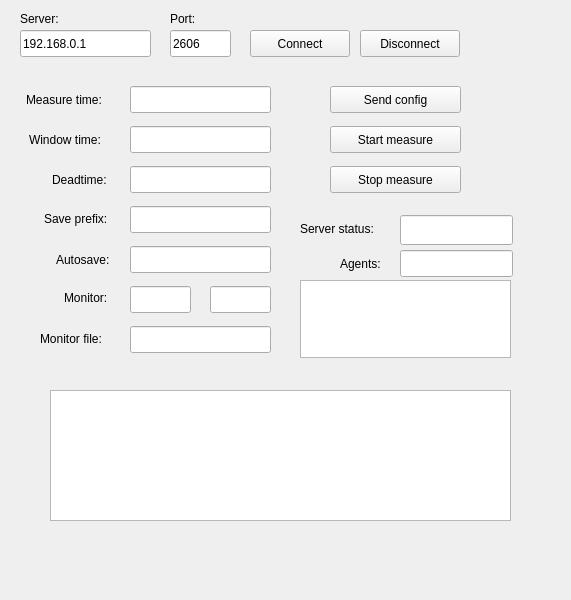
<?xml version="1.0" encoding="UTF-8"?>
<ui version="4.0">
 <class>mainWindow</class>
 <widget class="QMainWindow" name="mainWindow">
  <property name="geometry">
   <rect>
    <x>0</x>
    <y>0</y>
    <width>571</width>
    <height>600</height>
   </rect>
  </property>
  <property name="sizePolicy">
   <sizepolicy hsizetype="Fixed" vsizetype="Fixed">
    <horstretch>0</horstretch>
    <verstretch>0</verstretch>
   </sizepolicy>
  </property>
  <property name="windowTitle">
   <string>ATMD-GPX Control</string>
  </property>
  <widget class="QWidget" name="centralWidget">
   <widget class="QLineEdit" name="server_address">
    <property name="geometry">
     <rect>
      <x>20</x>
      <y>30</y>
      <width>131</width>
      <height>27</height>
     </rect>
    </property>
    <property name="text">
     <string>192.168.0.1</string>
    </property>
   </widget>
   <widget class="QPushButton" name="connect_button">
    <property name="geometry">
     <rect>
      <x>250</x>
      <y>30</y>
      <width>100</width>
      <height>27</height>
     </rect>
    </property>
    <property name="text">
     <string>Connect</string>
    </property>
   </widget>
   <widget class="QLabel" name="label">
    <property name="geometry">
     <rect>
      <x>20</x>
      <y>10</y>
      <width>67</width>
      <height>17</height>
     </rect>
    </property>
    <property name="text">
     <string>Server:</string>
    </property>
   </widget>
   <widget class="QLineEdit" name="measure_time">
    <property name="geometry">
     <rect>
      <x>130</x>
      <y>86</y>
      <width>141</width>
      <height>27</height>
     </rect>
    </property>
    <property name="text">
     <string/>
    </property>
   </widget>
   <widget class="QLabel" name="label_2">
    <property name="geometry">
     <rect>
      <x>26</x>
      <y>91</y>
      <width>101</width>
      <height>17</height>
     </rect>
    </property>
    <property name="text">
     <string>Measure time:</string>
    </property>
   </widget>
   <widget class="QLineEdit" name="window_time">
    <property name="geometry">
     <rect>
      <x>130</x>
      <y>126</y>
      <width>141</width>
      <height>27</height>
     </rect>
    </property>
    <property name="text">
     <string/>
    </property>
   </widget>
   <widget class="QLabel" name="label_3">
    <property name="geometry">
     <rect>
      <x>29</x>
      <y>131</y>
      <width>101</width>
      <height>17</height>
     </rect>
    </property>
    <property name="text">
     <string>Window time:</string>
    </property>
   </widget>
   <widget class="QLineEdit" name="deadtime">
    <property name="geometry">
     <rect>
      <x>130</x>
      <y>166</y>
      <width>141</width>
      <height>27</height>
     </rect>
    </property>
    <property name="text">
     <string/>
    </property>
   </widget>
   <widget class="QLabel" name="label_4">
    <property name="geometry">
     <rect>
      <x>52</x>
      <y>171</y>
      <width>81</width>
      <height>17</height>
     </rect>
    </property>
    <property name="text">
     <string>Deadtime:</string>
    </property>
   </widget>
   <widget class="QLineEdit" name="save_prefix">
    <property name="geometry">
     <rect>
      <x>130</x>
      <y>206</y>
      <width>141</width>
      <height>27</height>
     </rect>
    </property>
    <property name="text">
     <string/>
    </property>
   </widget>
   <widget class="QLabel" name="label_5">
    <property name="geometry">
     <rect>
      <x>44</x>
      <y>211</y>
      <width>81</width>
      <height>16</height>
     </rect>
    </property>
    <property name="text">
     <string>Save prefix:</string>
    </property>
   </widget>
   <widget class="QLineEdit" name="autosave_count">
    <property name="geometry">
     <rect>
      <x>130</x>
      <y>246</y>
      <width>141</width>
      <height>27</height>
     </rect>
    </property>
    <property name="text">
     <string/>
    </property>
   </widget>
   <widget class="QLabel" name="label_6">
    <property name="geometry">
     <rect>
      <x>56</x>
      <y>251</y>
      <width>71</width>
      <height>17</height>
     </rect>
    </property>
    <property name="text">
     <string>Autosave:</string>
    </property>
   </widget>
   <widget class="QLabel" name="label_7">
    <property name="geometry">
     <rect>
      <x>64</x>
      <y>289</y>
      <width>61</width>
      <height>17</height>
     </rect>
    </property>
    <property name="text">
     <string>Monitor:</string>
    </property>
   </widget>
   <widget class="QLineEdit" name="monitor_save">
    <property name="geometry">
     <rect>
      <x>130</x>
      <y>286</y>
      <width>61</width>
      <height>27</height>
     </rect>
    </property>
    <property name="text">
     <string/>
    </property>
   </widget>
   <widget class="QLineEdit" name="monitor_count">
    <property name="geometry">
     <rect>
      <x>210</x>
      <y>286</y>
      <width>61</width>
      <height>27</height>
     </rect>
    </property>
    <property name="text">
     <string/>
    </property>
   </widget>
   <widget class="QLineEdit" name="monitor_name">
    <property name="geometry">
     <rect>
      <x>130</x>
      <y>326</y>
      <width>141</width>
      <height>27</height>
     </rect>
    </property>
    <property name="text">
     <string/>
    </property>
   </widget>
   <widget class="QLabel" name="label_8">
    <property name="geometry">
     <rect>
      <x>40</x>
      <y>330</y>
      <width>81</width>
      <height>17</height>
     </rect>
    </property>
    <property name="text">
     <string>Monitor file:</string>
    </property>
   </widget>
   <widget class="QPushButton" name="disconnect_button">
    <property name="geometry">
     <rect>
      <x>360</x>
      <y>30</y>
      <width>100</width>
      <height>27</height>
     </rect>
    </property>
    <property name="text">
     <string>Disconnect</string>
    </property>
   </widget>
   <widget class="QPushButton" name="start_button">
    <property name="geometry">
     <rect>
      <x>330</x>
      <y>126</y>
      <width>131</width>
      <height>27</height>
     </rect>
    </property>
    <property name="text">
     <string>Start measure</string>
    </property>
   </widget>
   <widget class="QPushButton" name="stop_button">
    <property name="geometry">
     <rect>
      <x>330</x>
      <y>166</y>
      <width>131</width>
      <height>27</height>
     </rect>
    </property>
    <property name="text">
     <string>Stop measure</string>
    </property>
   </widget>
   <widget class="QPushButton" name="config_button">
    <property name="geometry">
     <rect>
      <x>330</x>
      <y>86</y>
      <width>131</width>
      <height>27</height>
     </rect>
    </property>
    <property name="text">
     <string>Send config</string>
    </property>
   </widget>
   <widget class="QPlainTextEdit" name="command_log">
    <property name="geometry">
     <rect>
      <x>50</x>
      <y>390</y>
      <width>461</width>
      <height>131</height>
     </rect>
    </property>
   </widget>
   <widget class="QLineEdit" name="server_port">
    <property name="geometry">
     <rect>
      <x>170</x>
      <y>30</y>
      <width>61</width>
      <height>27</height>
     </rect>
    </property>
    <property name="text">
     <string>2606</string>
    </property>
    <property name="frame">
     <bool>true</bool>
    </property>
   </widget>
   <widget class="QLabel" name="label_9">
    <property name="geometry">
     <rect>
      <x>170</x>
      <y>10</y>
      <width>67</width>
      <height>17</height>
     </rect>
    </property>
    <property name="text">
     <string>Port:</string>
    </property>
   </widget>
   <widget class="QLabel" name="label_10">
    <property name="geometry">
     <rect>
      <x>300</x>
      <y>220</y>
      <width>91</width>
      <height>17</height>
     </rect>
    </property>
    <property name="text">
     <string>Server status:</string>
    </property>
   </widget>
   <widget class="QLineEdit" name="status_label">
    <property name="geometry">
     <rect>
      <x>400</x>
      <y>215</y>
      <width>113</width>
      <height>30</height>
     </rect>
    </property>
    <property name="font">
     <font>
      <weight>75</weight>
      <bold>true</bold>
     </font>
    </property>
    <property name="cursor">
     <cursorShape>BlankCursor</cursorShape>
    </property>
    <property name="contextMenuPolicy">
     <enum>Qt::NoContextMenu</enum>
    </property>
    <property name="acceptDrops">
     <bool>false</bool>
    </property>
    <property name="readOnly">
     <bool>true</bool>
    </property>
   </widget>
   <widget class="QLabel" name="label_11">
    <property name="geometry">
     <rect>
      <x>340</x>
      <y>255</y>
      <width>61</width>
      <height>17</height>
     </rect>
    </property>
    <property name="text">
     <string>Agents:</string>
    </property>
   </widget>
   <widget class="QPlainTextEdit" name="agents_addresses">
    <property name="geometry">
     <rect>
      <x>300</x>
      <y>280</y>
      <width>211</width>
      <height>78</height>
     </rect>
    </property>
   </widget>
   <widget class="QLineEdit" name="agents_num">
    <property name="geometry">
     <rect>
      <x>400</x>
      <y>250</y>
      <width>113</width>
      <height>27</height>
     </rect>
    </property>
   </widget>
  </widget>
 </widget>
 <resources/>
 <connections/>
</ui>
